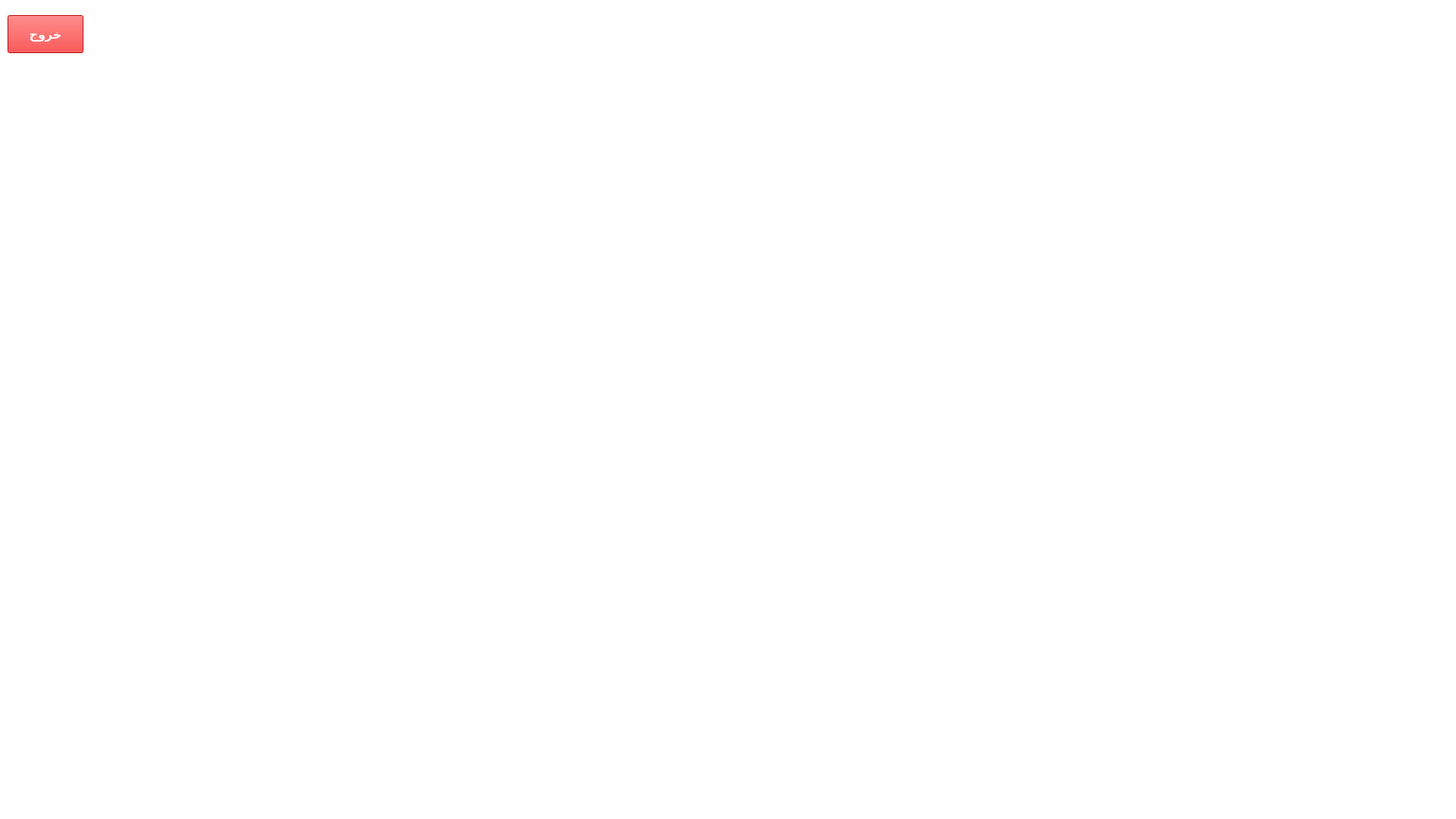
<?xml version="1.0" encoding="UTF-8"?>
<ui version="4.0">
 <class>clientpanel</class>
 <widget class="QWidget" name="clientpanel">
  <property name="geometry">
   <rect>
    <x>0</x>
    <y>0</y>
    <width>1920</width>
    <height>1080</height>
   </rect>
  </property>
  <property name="windowTitle">
   <string>Form</string>
  </property>
  <widget class="QGraphicsView" name="scene">
   <property name="geometry">
    <rect>
     <x>-1</x>
     <y>-1</y>
     <width>1980</width>
     <height>1200</height>
    </rect>
   </property>
   <property name="styleSheet">
    <string notr="true">background-image: url(:/images/background);</string>
   </property>
  </widget>
  <widget class="QLabel" name="clientLabel">
   <property name="geometry">
    <rect>
     <x>140</x>
     <y>20</y>
     <width>711</width>
     <height>50</height>
    </rect>
   </property>
   <property name="font">
    <font>
     <family>Yekan Bakh</family>
     <pointsize>10</pointsize>
     <weight>75</weight>
     <bold>true</bold>
    </font>
   </property>
   <property name="cursor">
    <cursorShape>ArrowCursor</cursorShape>
   </property>
   <property name="layoutDirection">
    <enum>Qt::RightToLeft</enum>
   </property>
   <property name="styleSheet">
    <string notr="true">color:white;</string>
   </property>
   <property name="text">
    <string/>
   </property>
   <property name="alignment">
    <set>Qt::AlignRight|Qt::AlignTrailing|Qt::AlignVCenter</set>
   </property>
  </widget>
  <widget class="QPushButton" name="logoutBtn">
   <property name="geometry">
    <rect>
     <x>10</x>
     <y>20</y>
     <width>100</width>
     <height>50</height>
    </rect>
   </property>
   <property name="font">
    <font>
     <family>Yekan Bakh</family>
     <pointsize>12</pointsize>
     <weight>75</weight>
     <bold>true</bold>
    </font>
   </property>
   <property name="cursor">
    <cursorShape>PointingHandCursor</cursorShape>
   </property>
   <property name="styleSheet">
    <string notr="true">background-color:red;
color:white;</string>
   </property>
   <property name="text">
    <string>خروج</string>
   </property>
  </widget>
  <widget class="QTableWidget" name="productTable">
   <property name="enabled">
    <bool>true</bool>
   </property>
   <property name="geometry">
    <rect>
     <x>10</x>
     <y>100</y>
     <width>1900</width>
     <height>850</height>
    </rect>
   </property>
   <property name="font">
    <font>
     <family>Yekan Bakh</family>
     <pointsize>10</pointsize>
    </font>
   </property>
   <property name="layoutDirection">
    <enum>Qt::RightToLeft</enum>
   </property>
   <property name="styleSheet">
    <string notr="true">background-color:white;</string>
   </property>
   <property name="frameShape">
    <enum>QFrame::NoFrame</enum>
   </property>
   <property name="rowCount">
    <number>0</number>
   </property>
   <property name="columnCount">
    <number>9</number>
   </property>
   <attribute name="horizontalHeaderVisible">
    <bool>false</bool>
   </attribute>
   <attribute name="horizontalHeaderCascadingSectionResizes">
    <bool>false</bool>
   </attribute>
   <attribute name="horizontalHeaderHighlightSections">
    <bool>true</bool>
   </attribute>
   <attribute name="horizontalHeaderShowSortIndicator" stdset="0">
    <bool>false</bool>
   </attribute>
   <attribute name="horizontalHeaderStretchLastSection">
    <bool>false</bool>
   </attribute>
   <attribute name="verticalHeaderVisible">
    <bool>false</bool>
   </attribute>
   <attribute name="verticalHeaderCascadingSectionResizes">
    <bool>false</bool>
   </attribute>
   <attribute name="verticalHeaderHighlightSections">
    <bool>true</bool>
   </attribute>
   <attribute name="verticalHeaderShowSortIndicator" stdset="0">
    <bool>false</bool>
   </attribute>
   <attribute name="verticalHeaderStretchLastSection">
    <bool>false</bool>
   </attribute>
   <column/>
   <column/>
   <column/>
   <column/>
   <column/>
   <column/>
   <column/>
   <column/>
   <column/>
  </widget>
 </widget>
 <resources/>
 <connections/>
</ui>
